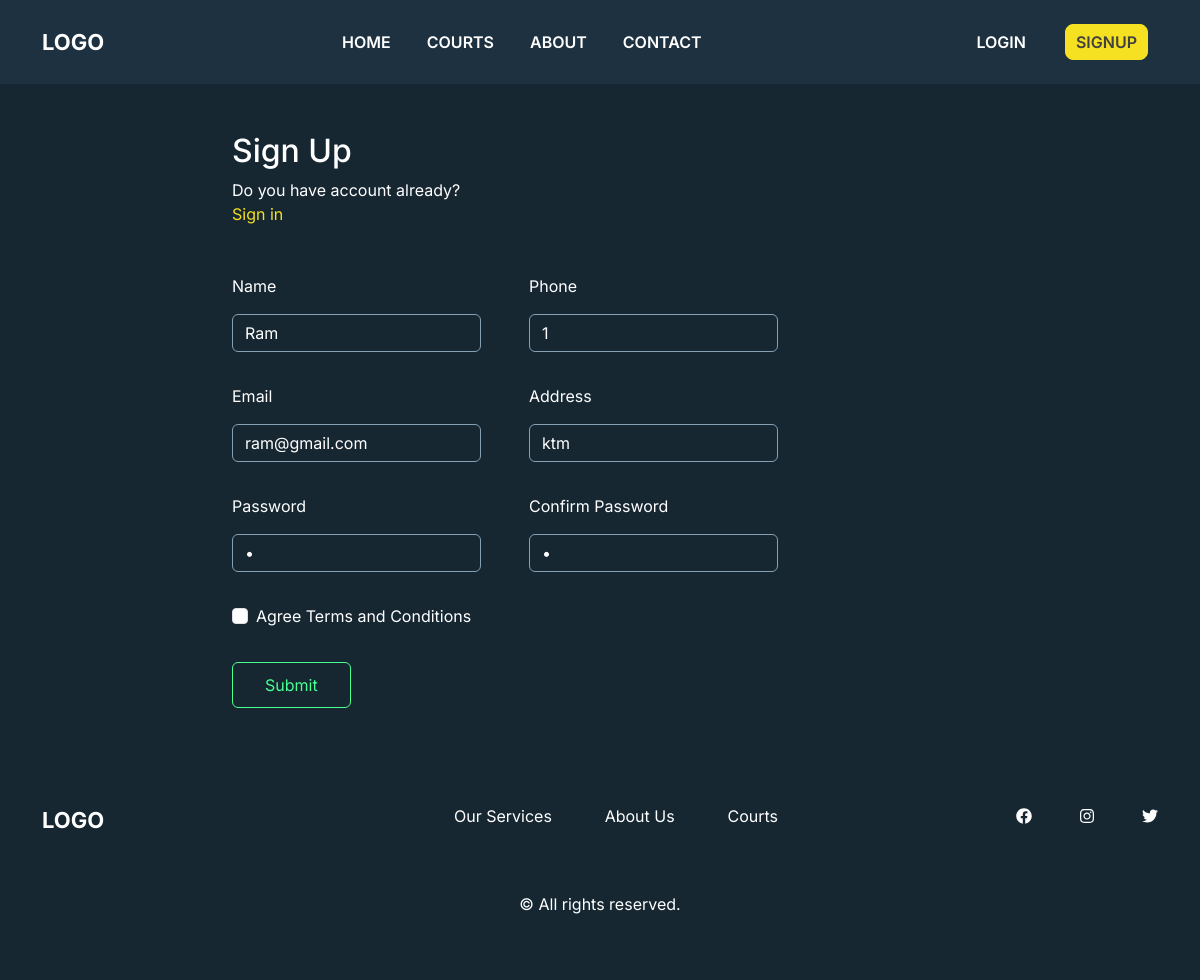
The page /authentication/consumer_update/1 on the database its author committed.
### authentication/models.py (models this page shows, shortened)
class Consumer(models.Model):
    consumer_id = models.IntegerField(primary_key=True)
    user = models.OneToOneField(User, on_delete=models.CASCADE)
    name = models.CharField(max_length=100)
    phone = models.CharField(max_length=50)
    email = models.EmailField(max_length=100) # emailfield(length=250)
    address = models.TextField(max_length=100) #textfield
    password = models.CharField(max_length=50)
    otp = models.CharField(max_length=25, default='0000')
    status = models.BooleanField(default=False)

### authentication/views.py (the view, shortened to what this page needs)
# urls.py: path('consumer_update/<str:consumer_id>', consumer_update_view, name='consumer_update'),
def consumer_update_view(request, consumer_id):
    consumer_details = Consumer.objects.get(consumer_id=consumer_id)
    print(consumer_details.consumer_id)
    print(consumer_details.name)
    context = {
        'consumers': consumer_details,
    }
    return render(request, 'userUpdateForm.html', context)

### templates/userUpdateForm.html (shortened to what this page needs)
{% extends 'base.html' %}
{% load static %}
{% block content %}
  <section class="signup-section">
    <div class="container">
      <div class="signup-single">
        <div class="signup-header">
          <div class="row">
            <div class="col-md-2"></div>
            <div class="col-md-3">
              <h2>Sign Up</h2>
              <p>Do you have account already?<a href=""> Sign in</a> </p>
            </div>
          </div>
        </div>
        <form method="post" action="/authentication/consumer_update/{{ consumers.consumer_id }}">
          <div class="row">
            <div class="col-md-2"></div>
          <div class="col-md-3  pe-4">
            <div class="form-group">
              <label for="name">Name</label>
              <input type="text" value="{{ consumers.name }}" name="name" class="form-control" id="name"  placeholder="Enter name">
            </div>
          </div>
          <div class="col-md-3  ps-4">
            <div class="form-group">
              <label for="phone">Phone</label>
              <input type="text" value="{{ consumers.phone }}" name="phone" class="form-control" id="phone"  placeholder="Phone">
            </div>
          </div>
          <div class="col-md-2"></div>
        </div>
        <div class="row">
            <div class="col-md-2"></div>
          <div class="col-md-3 pe-4">
            <div class="form-group">
              <label for="email">Email</label>
              <input type="text" value="{{ consumers.email }}" name="email" class="form-control" id="email"  placeholder="Email">
            </div>
          </div>
          <div class="col-md-3  ps-4">
            <div class="form-group">
              <label for="address">Address</label>
              <input type="text" value="{{ consumers.address }}" name="address" class="form-control" id="address"  placeholder="Address">
            </div>
          </div>
          <div class="col-md-4"></div>
        </div>
        <div class="row">
            <div class="col-md-2"></div>
          <div class="col-md-3 pe-4">
            <div class="form-group">
              <label for="password">Password</label>
              <input type="password" value="{{ consumers.password }}" name="password" class="form-control" id="password"  placeholder="Password" readonly>
            </div>
          </div>
          <div class="col-md-3  ps-4">
            <div class="form-group">
              <label for="c_password">Confirm Password</label>
              <input type="password" value="{{ consumers.password }}" name="password" class="form-control" id="c_password"  placeholder="Confirm Password" readonly>
            </div>
          </div>
          <div class="col-md-4"></div>
        </div>
        <div class="row">
          <div class="col-md-2"></div>
          <div class="col-md-3">
            <div class="form-check">
              <input type="checkbox" class="form-check-input" id="exampleCheck1">
              <label class="form-check-label" for="exampleCheck1">Agree Terms and Conditions</label>
            </div>
          </div>
        </div>
        <div class="row">
          <div class="col-md-2"></div>
          <div class="col-md-3">
             <div class="signup-button">
              <button type="submit" class="btn btn-primary">Submit</button>
            </div>
          </div>
        </div>
        </form>
      </div>
    </div>
  </section>
{% endblock %}

### static/css/style.css (style rules this page uses)
* { margin: 0; padding: 0; box-sizing: border-box; }
body { font-family: 'Inter', sans-serif; }

### templates/userUpdateForm.html (style rules this page uses)
.signup-section { background-color: #162732; padding: 3em 0; overflow: hidden; color: #fff; }
.signup-section .signup-header { margin-bottom: 2em; }
.signup-header a { color: #f5e021; text-decoration: none; }
.signup-section .form-group { padding-bottom: 2em; }
.signup-section .form-group .form-control { background-color: #162732; border: 1px solid #85a0b2; color: #fff; }
.signup-button { padding-top: 2em; }
.signup-button button { padding: 10px 2em; background-color: transparent; border: 1px solid #4AFF93; color: #4AFF93; }
.signup-section .form-group label { padding-bottom: 1em; }

### rows shown on the page
Consumer: name "Ram", phone "1", email "ram@gmail.com", address "ktm"
